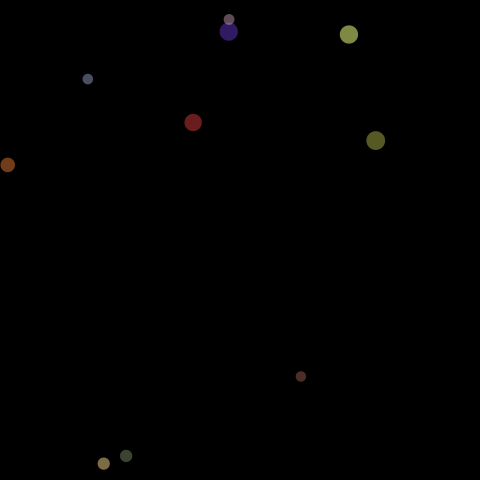
Frame 1 (no input)
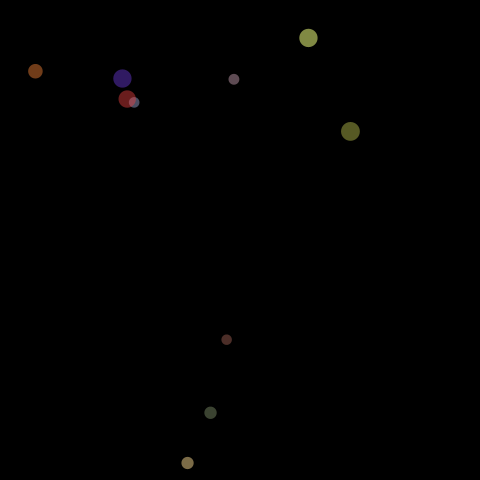
Frame 60 (the mouse pressed at the canvas centre just before this capture)
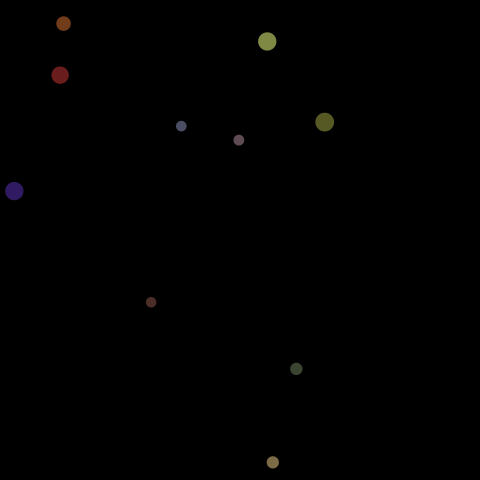
Frame 120 (the mouse held since frame 60 and released just before this capture)

The Processing sketch that drew these frames (run headless with seeded random() and noise(); from frame 60 on, the mouse is pressed at the canvas centre):

// Processing sketch: processing_143870
// ── processing_143870.pde

Fish[] fishes = new Fish[10];

void setup(){
  size(480,480);
  for(int i = 0; i < fishes.length; i++){
  fishes[i] = new Fish();
  }
}

void draw(){
  background(0);
  for(int i = 0; i < fishes.length; i++){
    fishes[i].move();
    fishes[i].display();
    fishes[i].timer();
  }
}

class Fish {
  float Rgba;
  float rGba;
  float rgBa;
  float rgbA;
  float r;
  float x;
  float y;
  float xspeed;
  float yspeed;
  int savedTime;
  int totalTime = (int)random(2500, 5000);

  Fish() {
    x = random(width);
    y = random(height);
    r = random(10, 20);
    xspeed = random(-2, 2);
    yspeed = random(-2, 2);
    Rgba = random(50, 250);
    rGba = random(50, 250);
    rgBa = random(50, 250);
    rgbA = random(100, 180);
    savedTime = millis();
  }

  void move() {
    x += xspeed;
    y += yspeed;
    if (x>width || x<0) {
      xspeed *= -1;
    }

    if (y>height || y<0) {
      yspeed *= -1;
    }
  }

  void display() {
    noStroke();
    fill(Rgba, rGba, rgBa, rgbA);
    ellipse(x, y, r, r);
  }

  void timer() {
    int passedTime = millis() - savedTime;
    if (passedTime > totalTime) {
      xspeed = random(-2, 2);
      yspeed = random(-2, 2);
      savedTime = millis();
      int totalTime = (int)random(2500, 5000);
      r += (int)random(0,5);
      rgbA -= (int)random(2,5);
      
      if(r > 60){
        totalTime = 10000000;
        x = -1000;
        y = -1000;
        xspeed = 0;
        yspeed = 0;
        r = 0;
      }
    }
  }
}
